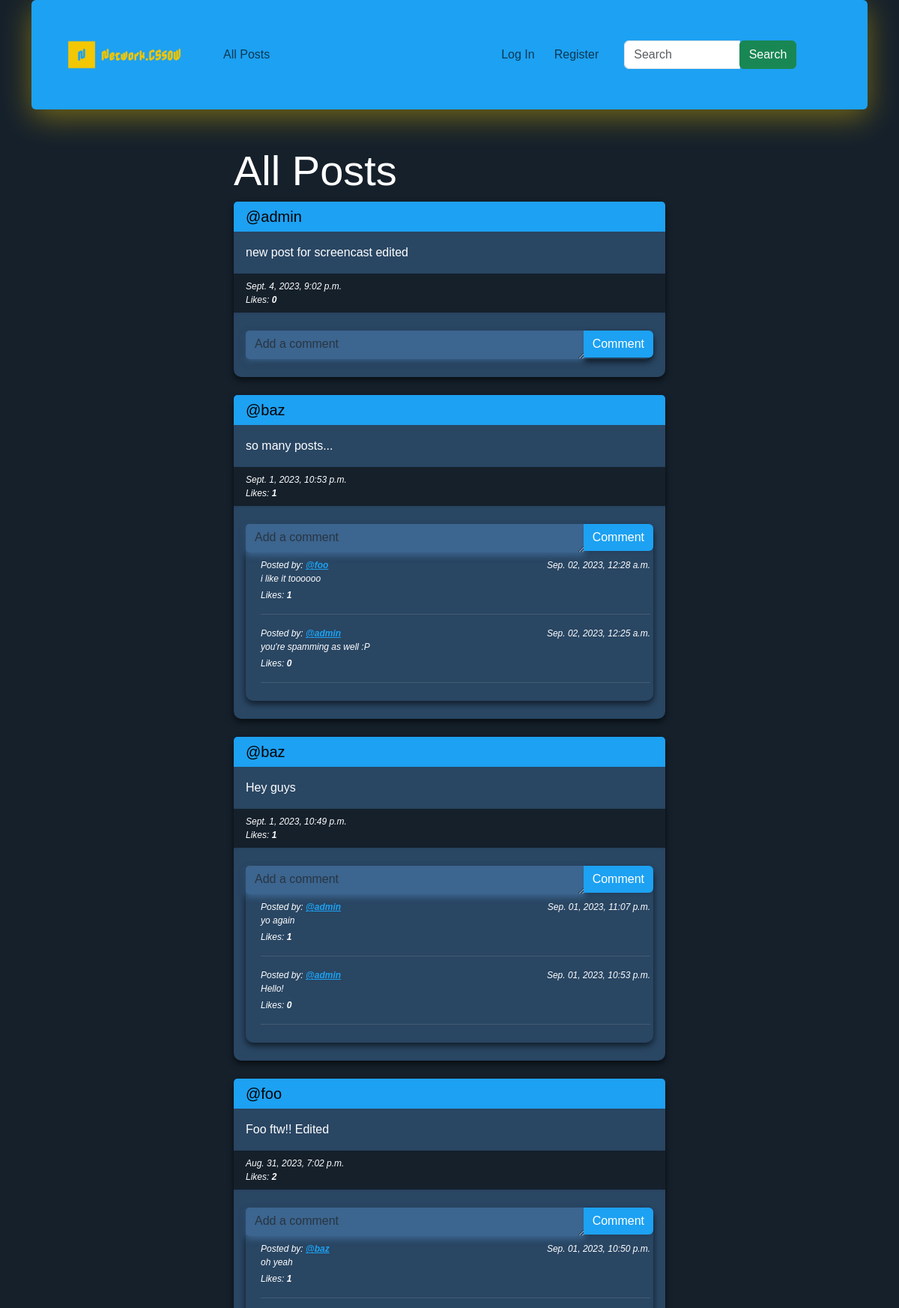
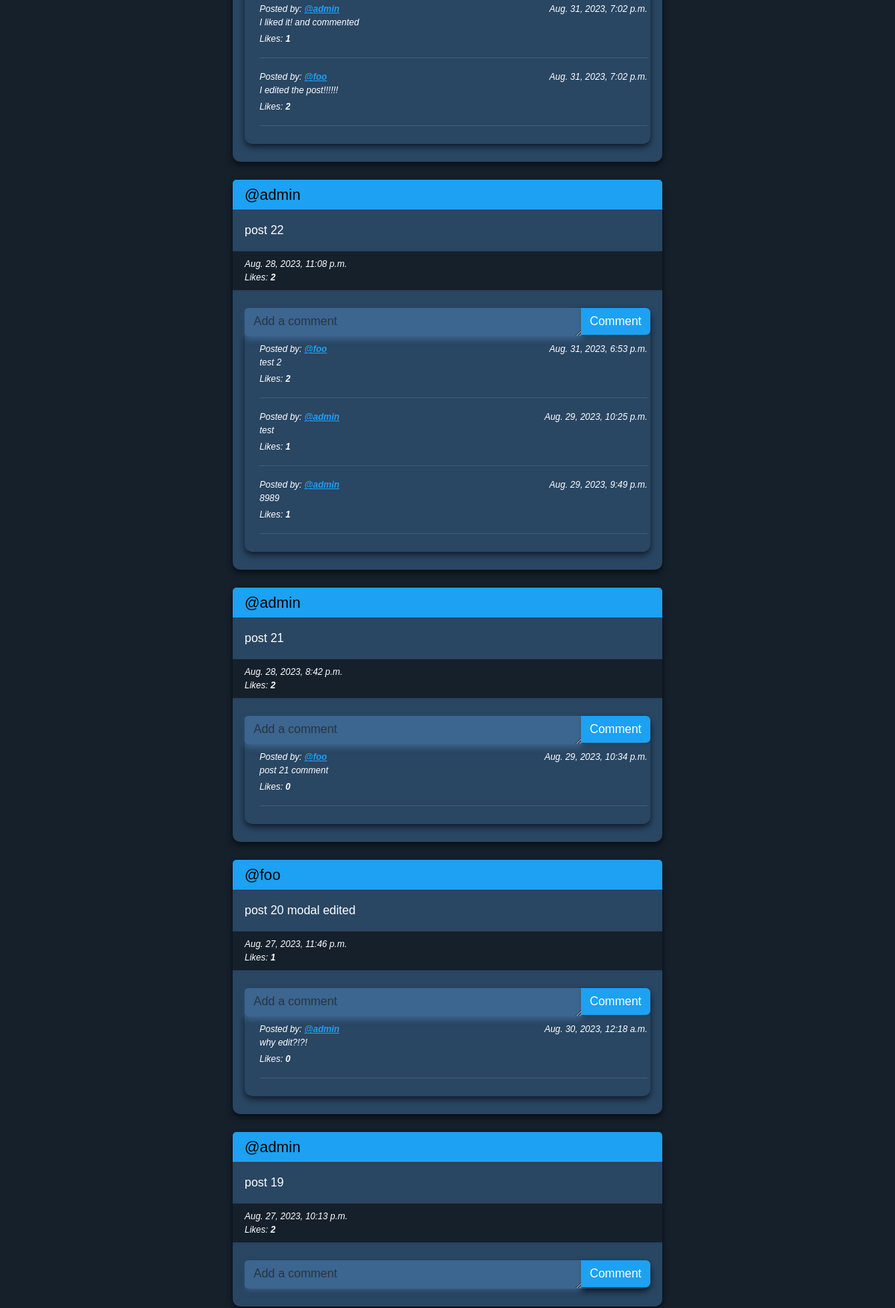
The page / (upper part) on the database its author committed (2 pictures, top to bottom).
### network/models.py (models this page shows, shortened)
class Post(models.Model):
    creator = models.ForeignKey(User, on_delete=models.CASCADE, blank=True, null=True, related_name="user")
    content = models.CharField(max_length=200)
    created_at = models.DateTimeField(auto_now_add=True)

class User(AbstractUser):
    pass

class Comment(models.Model):
    author = models.ForeignKey(User, on_delete=models.CASCADE, blank=True, null=True, related_name="userComment")
    post = models.ForeignKey(Post, on_delete=models.CASCADE, blank=True, null=True, related_name="postComment")
    message = models.CharField(max_length=200)
    created_at = models.DateTimeField(default=timezone.now)
    likes = models.ManyToManyField(User, related_name="likedComments", through=CommentLike)

### network/views.py (the view)
# urls.py: path("", views.index, name="index"),
def index(request):
    posts = Post.objects.all().order_by("-created_at")
    paginator = Paginator(posts, 10)
    pageNumber = request.GET.get('page')
    pagePosts = paginator.get_page(pageNumber)
    whoYouLikedPosts = []
    whoYouLikedComments = []
    if request.user.is_authenticated:
        post_likes = Like.objects.filter(user=request.user)
        whoYouLikedPosts = [like.post.id for like in post_likes]
        comment_likes = CommentLike.objects.filter(user=request.user)
        whoYouLikedComments = [like.comment.id for like in comment_likes]
    return render(request, "network/index.html", {
        "pagePosts": pagePosts,
        "whoYouLiked": whoYouLikedPosts,
        "whoYouLikedComments": whoYouLikedComments,
    })

### network/templates/network/index.html (shortened to what this page needs)
{% extends "network/layout.html" %}
{% block body %}
    <div class="container col-6 mt-5">
        <h2 class="display-4">All Posts</h2>
    </div>
    <div class="container col-6">
        {% for post in pagePosts %}
            <div class="card mt-2 mb-4">
                <h5 class="card-header">
                    <a href="{% url 'profile' user_id=post.creator.id %}" style="text-decoration: none;">@{{ post.creator }}</a>
                </h5>
                <div class="card-body">
                    <p class="card-text" id="content{{ post.id }}">
                        {{ post.content }}
                    </p>
                </div>
                <div class="card-footer">
                    <small class="text-muted-custom">{{ post.created_at }}</small><br>
                    <small class="text-muted-custom">
                        Likes: <span id="likes-count-{{ post.id }}" class="likes-count{{ post.id }}"><strong>{{ post.postLike.count }}</strong></span>
                    </small>
                </div>
                <div class="card-body">
                    <div class="card content-center mt-2 mb-2">
                        <form action="{% url 'addComment' id=post.id %}" method="POST">
                            <div class="form-group">
                                <div class="input-group">
                                    <textarea class="form-control" name="newComment" id="addComment" rows="1" placeholder="Add a comment"></textarea>
                                    <button type="submit" class="input-group-append btn btn-primary shadow-sm">Comment</button>
                                </div>
                            </div>
                        </form>
                        <div class="container content-center m-2"
                        >
                            <div class="text-muted-custom">
                                {% for comment in post.postComment.all reversed %}
                                        <div class="d-flex w-100 justify-content-between">
                                            <small class="text-muted-custom">
                                                Posted by:
                                                <strong>
                                                    <a href="{% url 'profile' user_id=comment.author.id %}"
                                                        class="comment-username">
                                                        @{{ comment.author }}
                                                    </a>
                                                </strong>
                                            </small>
                                            <small class="text-muted-custom">{{ comment.created_at|date:'M. d, Y, P' }}</small>
                                        </div>
                                    <p class="mb-1">{{ comment.message }}</p>
                                    <small class="text-muted-custom">
                                        Likes: <span id="comment-likes-count-{{ comment.id }}" class="comment-likes-count{{ comment.id }}"><strong>{{ comment.likes.count }}</strong></span>
                                    </small>
                                    <hr class="hr-custom-style">
                                {% endfor %}
                            </div>
                        </div>
                    </div>
                </div>
            </div>
        {% endfor %}
    </div>
{% endblock %}

### network/static/network/styles.css (style rules this page uses)
body { background-color: #15202b; color: white; font-family: Arial, sans-serif; }
.card { background-color: #294663; color: white; border: none; border-radius: 10px; box-shadow: 0 4px 8px #0000009c; transition: transform 0.3s ease-in-out, box-shadow 0.3s ease-in-out; }
.card-header { background-color: #1da1f2; color: white; border-bottom: none; }
.card-header a { display: inline-block; color: black; transition: transform 0.4s ease-in-out; }
.card-footer { box-shadow: 0px 1px 3px rgba(0, 0, 0, 0.1); background-color: #15202b; color: white; border-top: none; font-size: 12px; font-style: italic; }
.hr-custom-style { color: #949aa0; }
textarea.form-control { background-color: #3c658f; color: white; border: none; border-radius: 5px; box-shadow: 0 4px 8px #3c658f; transition: transform 0.3s ease-in-out, box-shadow 0.3s ease-in-out; }
.btn-primary { background-color: #1da1f2; color: #fff; margin-bottom: auto; border: none; transition: background-color 0.3s ease-in-out; }
.text-muted-custom { color: white; font-size: 12px; font-style: italic; }
.text-muted-custom .comment-username { display: inline-block; color: #1da1f2; transition: transform 0.4s ease-in-out, color 0.4s ease-in-out; }

### rows shown on the page
Post: creator "admin", content "new post for screencast edited", created_at "Sept. 4, 2023, 9:02 p.m.", postLike.count "0"
Post: creator "baz", content "so many posts...", created_at "Sept. 1, 2023, 10:53 p.m.", postLike.count "1"
Comment: author "foo", created_at "Sep. 02, 2023, 12:28 a.m.", message "i like it toooooo", likes.count "1"
Comment: author "admin", created_at "Sep. 02, 2023, 12:25 a.m.", message "you're spamming as well :P", likes.count "0"
Post: creator "baz", content "Hey guys", created_at "Sept. 1, 2023, 10:49 p.m.", postLike.count "1"
Comment: author "admin", created_at "Sep. 01, 2023, 11:07 p.m.", message "yo again", likes.count "1"
Comment: author "admin", created_at "Sep. 01, 2023, 10:53 p.m.", message "Hello!", likes.count "0"
Post: creator "foo", content "Foo ftw!! Edited", created_at "Aug. 31, 2023, 7:02 p.m.", postLike.count "2"
Comment: author "baz", created_at "Sep. 01, 2023, 10:50 p.m.", message "oh yeah", likes.count "1"
Comment: author "admin", created_at "Aug. 31, 2023, 7:02 p.m.", message "I liked it! and commented", likes.count "1"
Comment: author "foo", created_at "Aug. 31, 2023, 7:02 p.m.", message "I edited the post!!!!!!", likes.count "2"
Post: creator "admin", content "post 22", created_at "Aug. 28, 2023, 11:08 p.m.", postLike.count "2"
Comment: author "foo", created_at "Aug. 31, 2023, 6:53 p.m.", message "test 2", likes.count "2"
Comment: author "admin", created_at "Aug. 29, 2023, 10:25 p.m.", message "test", likes.count "1"
Comment: author "admin", created_at "Aug. 29, 2023, 9:49 p.m.", message "8989", likes.count "1"
Post: creator "admin", content "post 21", created_at "Aug. 28, 2023, 8:42 p.m.", postLike.count "2"
Comment: author "foo", created_at "Aug. 29, 2023, 10:34 p.m.", message "post 21 comment", likes.count "0"
Post: creator "foo", content "post 20 modal edited", created_at "Aug. 27, 2023, 11:46 p.m.", postLike.count "1"
Comment: author "admin", created_at "Aug. 30, 2023, 12:18 a.m.", message "why edit?!?!", likes.count "0"
Post: creator "admin", content "post 19", created_at "Aug. 27, 2023, 10:13 p.m.", postLike.count "2"
